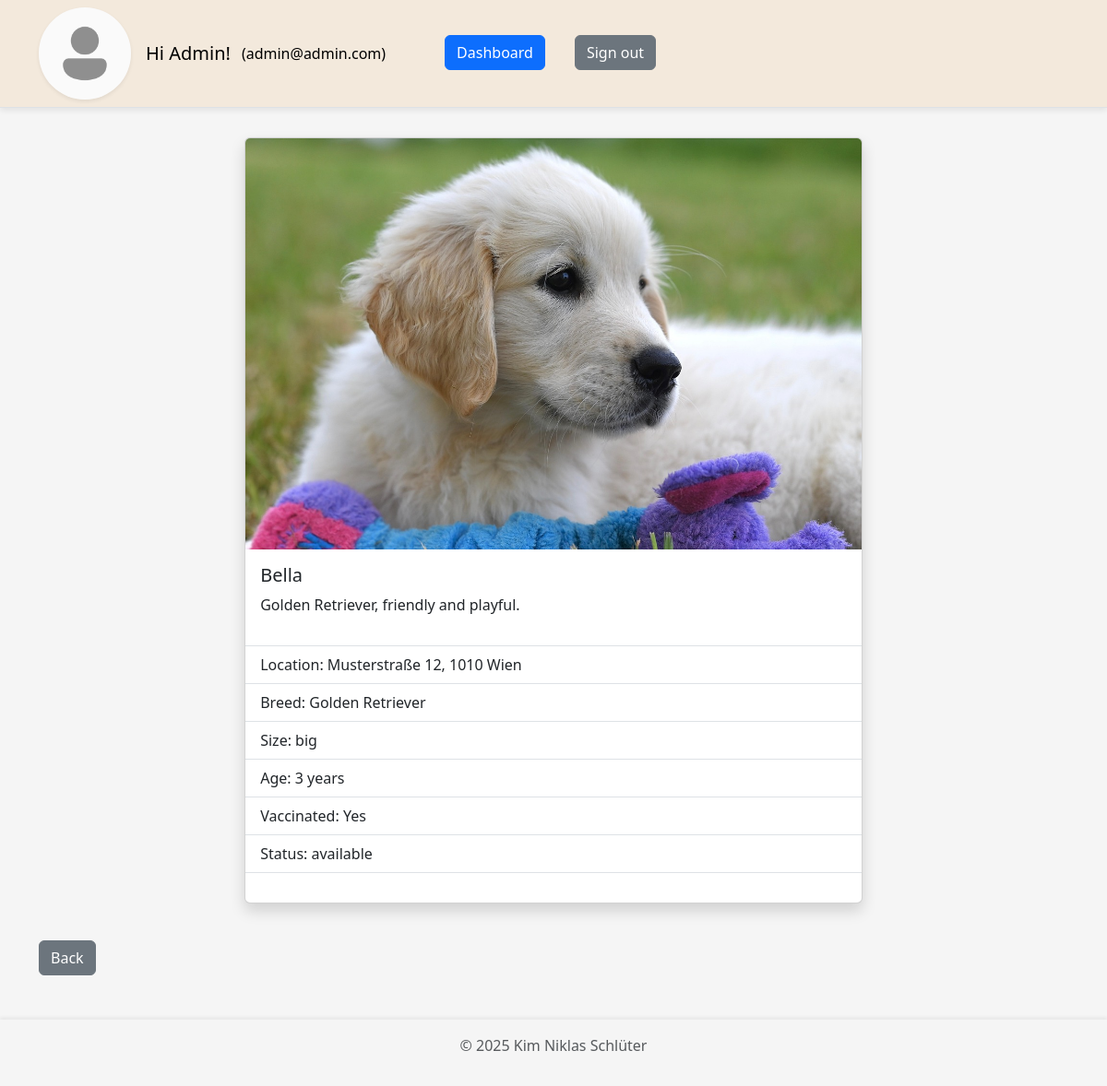
Page /website/animal_details.php?id=1 (signed in) on the committed database.
### tables this page shows
CREATE TABLE `user` (
  `id` int(11) NOT NULL,
  `email` varchar(200) NOT NULL,
  `password` varchar(255) NOT NULL,
  `first_name` varchar(100) NOT NULL,
  `last_name` varchar(100) NOT NULL,
  `phone` varchar(50) NOT NULL,
  `address` varchar(100) NOT NULL,
  `picture` varchar(255) NOT NULL,
  `authority` enum('user','admin') NOT NULL
);

CREATE TABLE `animal` (
  `id` int(11) NOT NULL,
  `name` varchar(100) NOT NULL,
  `picture` varchar(255) DEFAULT NULL,
  `location` varchar(100) NOT NULL,
  `description` text DEFAULT NULL,
  `size` enum('small','default','big') NOT NULL DEFAULT 'default',
  `age` int(11) DEFAULT NULL,
  `vaccinated` tinyint(1) NOT NULL,
  `status` enum('available','adopted') NOT NULL DEFAULT 'available',
  `breed_id` int(11) NOT NULL
);

CREATE TABLE `breed` (
  `id` int(11) NOT NULL,
  `name` varchar(100) NOT NULL
);

### website/components/animals.php (called while the page is built, shortened)
<?php
require_once __DIR__ . '/db_connect.php';
require_once __DIR__ . '/util.php';
$conn = db_connect();
function create_response($status, $message, $data = [])
{
  $response = [
    "status" => $status,
    "message" => $message,
    "data" => $data
  ];
  return $response;
}
function get_animal_by_id($id)
{
  global $conn;
  $id = clean_input($id);
  $sql = "SELECT * FROM `animal` WHERE id=$id";
  $result = mysqli_query($conn, $sql);
  $row = mysqli_fetch_assoc($result);
  return create_response("200", "Successfully fetched animal by id.", $row);
}
function get_breed_by_id($breed_id)
{
  global $conn;
  $sql = "SELECT * FROM `breed` WHERE id=$breed_id";
  $result = mysqli_query($conn, $sql);
  $row = mysqli_fetch_assoc($result);
  return $row;
}
function get_animal_picture_url($animalData)
{
  return $animalData['picture'] ? PICTURE_FOLDER_NAME . '/' . $animalData['picture'] : ANIMAL_DEFAULT_PICTURE_URL;
}

### website/animal_details.php (the view, shortened to what this page needs)
<?php
require_once './components/db_connect.php';
require_once './components/util.php';
require_once './components/animals.php';
$conn = db_connect();
$myUserId = get_my_user_id_from_session();
$myUserData = get_user_data($conn, $myUserId);
$responseGet = get_animal_by_id($_GET['id']);
$animal = $responseGet['data'];
$animalPictureUrl = get_animal_picture_url($animal);
$vaccinatedText = ($animal['vaccinated']) ? 'Yes' : 'No';
$breedData = get_breed_by_id($animal['breed_id']);
?>
<!DOCTYPE html>
<html lang="en">
<head>
  <link href="https://cdn.jsdelivr.net/npm/bootstrap@5.3.7/dist/css/bootstrap.min.css" rel="stylesheet">
  <link rel="stylesheet" href="./styles/style.css">
</head>
<body>
  <?php require_once './components/navbar.php'; ?>
  <div class="container mt-3 mb-5" style="flex-grow: 1;">
    <?php
    $layout = "<div class='d-flex justify-content-center' style='width: 100%'>
            <div class='card shadow mb-4 d-flex flex-column justify-content-between align-items-center' style='width: 60%'>
            <div>
              <div class='animal-picture-container'>
                <img src='$animalPictureUrl' class='card-img-top animal-image' alt='animal'>
              </div>
              <div class='card-body'>
                <h5 class='card-title'>{$animal['name']}</h5>
                <p class='card-text'>{$animal['description']}</p>
              </div>
            </div>
            <div style='width: 100%'>
              <ul class='list-group list-group-flush'>
                <li class='list-group-item'></li>
                <li class='list-group-item'>Location: {$animal['location']}</li>
                <li class='list-group-item'>Breed: {$breedData['name']}</li>
                <li class='list-group-item'>Size: {$animal['size']}</li>
                <li class='list-group-item'>Age: {$animal['age']} years</li>
                <li class='list-group-item'>Vaccinated: $vaccinatedText</li>
                <li class='list-group-item'>Status: {$animal['status']}</li>
                <li class='list-group-item'></li>
              </ul>";
    $layout .= "<div class='d-flex flex-row gap-1 justify-content-around mb-3' style='width:100%'>";
    $layout .= "</div>";
    $layout .= "
            </div>
          </div>
        </div>";
    echo $layout;
    ?>
  </div>
  <?php require_once './components/footer.php'; ?>
</body>
</html>

### website/components/navbar.php (shortened to what this page needs)
<?php
$homeUrl = isset($_SESSION['admin']) ? "dashboard.php" : "home.php";
$homeName = isset($_SESSION['admin']) ? "Dashboard" : "Home";
?>
<header class='p-0 mb-3 border-bottom title-row'>
  <nav class="navbar navbar-expand-lg" style="min-height: 3.5rem">
    <div class="container">
      <?php if (isset($_SESSION['user']) || isset($_SESSION['admin'])) { ?>
        <a href='<?= $homeUrl ?>' class='d-block me-3'>
          <img src='<?= $myUserData['profile_img_url'] ?? '' ?>' alt='profile image' width='100' height='100' class='rounded-circle shadow-sm' style='object-fit:cover;'>
        </a>
        <a class="navbar-brand me-1" href="<?= $homeUrl ?>">Hi <?= $myUserData['first_name'] ?? '' ?>!</a>
      <?php } ?>
      <div class="collapse navbar-collapse" id="navbarNav">
        <ul class="navbar-nav gap-2">
          <?php if (isset($_SESSION['user']) || isset($_SESSION['admin'])) { ?>
            <li class="nav-item me-5">
              <a class="nav-link link-body-emphasis" href="#"><?= '(' . $myUserData['email'] . ')' ?></a>
            </li>
            <li class="nav-item me-4">
              <a class="btn btn-primary" href="<?= $homeUrl ?>"><?= $homeName ?></a>
            </li>
            <li class="nav-item">
              <a class="btn btn-secondary" href="logout.php">Sign out</a>
            </li>
          <?php } ?>
        </ul>
      </div>
    </div>
  </nav>
</header>

### website/styles/style.css (style rules this page uses)
body { background-color: whitesmoke; display: flex; flex-flow: column nowrap; justify-content: flex-start; min-height: 100vh; }

### rows in the picture
user: first_name "Admin", email "admin@admin.com"
animal: picture (picture), name "Bella", description "Golden Retriever, friendly and playful.", location "Musterstraße 12, 1010 Wien", size "big", age "3", vaccinated "Yes", status "available"
breed: name "Golden Retriever"

### other values in the picture
$homeName "Dashboard"
